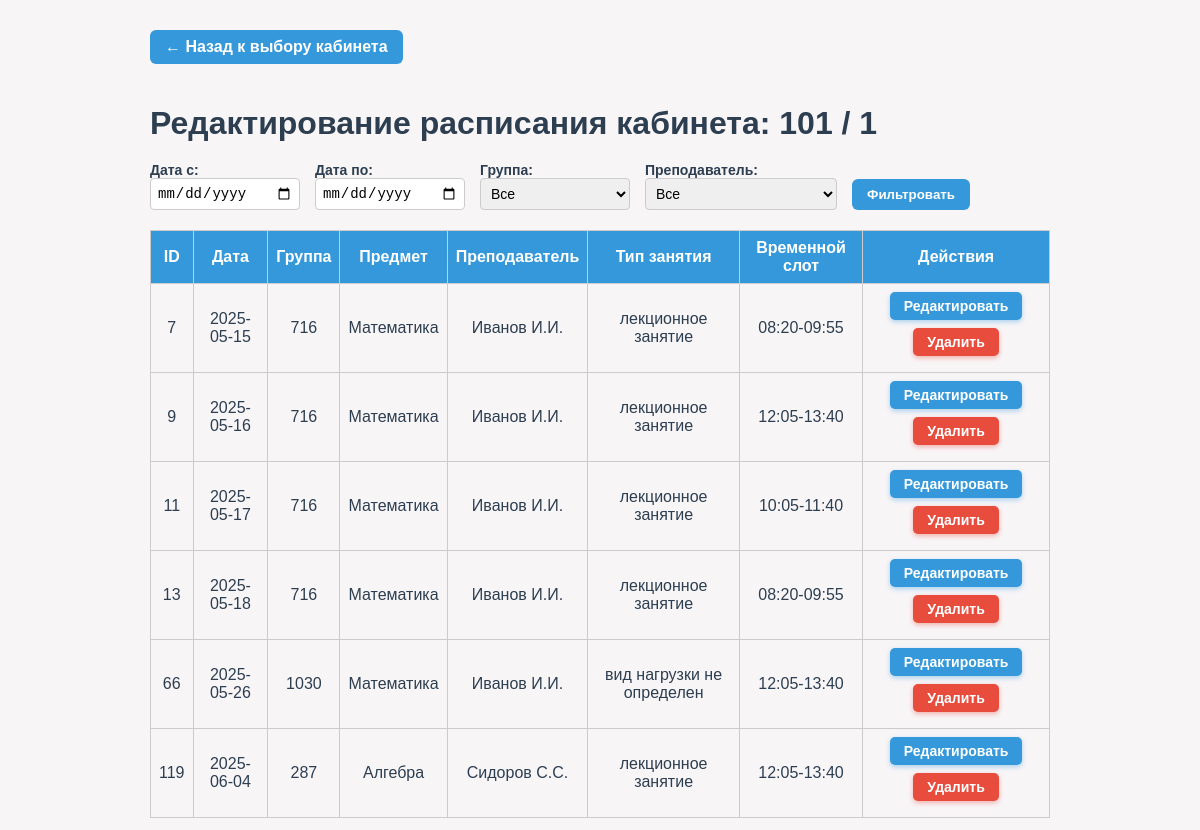
The page /rooms_admin.php?room_id=1 (signed in) on the database its author committed.
### tables this page shows
CREATE TABLE `rooms` (
  `id` int NOT NULL AUTO_INCREMENT,
  `number` varchar(20) NOT NULL,
  `building` varchar(50) DEFAULT NULL,
  PRIMARY KEY (`id`)
);

CREATE TABLE `schedule` (
  `id` int NOT NULL AUTO_INCREMENT,
  `date` date NOT NULL,
  `group_id` int NOT NULL,
  `teacher_id` int NOT NULL,
  `subject_id` int NOT NULL,
  `room_id` int NOT NULL,
  `lesson_type_id` int DEFAULT NULL,
  `time_slot_id` int DEFAULT NULL,
  PRIMARY KEY (`id`),
  UNIQUE KEY `unique_group_time` (`date`,`time_slot_id`,`group_id`),
  UNIQUE KEY `unique_teacher_time` (`date`,`time_slot_id`,`teacher_id`),
  UNIQUE KEY `unique_room_time` (`date`,`time_slot_id`,`room_id`),
  KEY `group_id` (`group_id`),
  KEY `teacher_id` (`teacher_id`),
  KEY `subject_id` (`subject_id`),
  KEY `room_id` (`room_id`),
  KEY `lesson_type_id` (`lesson_type_id`),
  KEY `idx_date_time` (`date`),
  KEY `fk_schedule_time_slot` (`time_slot_id`),
  CONSTRAINT `fk_schedule_time_slot` FOREIGN KEY (`time_slot_id`) REFERENCES `time_slots` (`id`) ON DELETE RESTRICT ON UPDATE CASCADE,
  CONSTRAINT `schedule_ibfk_1` FOREIGN KEY (`group_id`) REFERENCES `groups` (`id`) ON DELETE CASCADE,
  CONSTRAINT `schedule_ibfk_2` FOREIGN KEY (`teacher_id`) REFERENCES `teachers` (`id`) ON DELETE CASCADE,
  CONSTRAINT `schedule_ibfk_3` FOREIGN KEY (`subject_id`) REFERENCES `subjects` (`id`) ON DELETE CASCADE,
  CONSTRAINT `schedule_ibfk_4` FOREIGN KEY (`room_id`) REFERENCES `rooms` (`id`) ON DELETE CASCADE,
  CONSTRAINT `schedule_ibfk_5` FOREIGN KEY (`lesson_type_id`) REFERENCES `lesson_types` (`id`) ON DELETE SET NULL
);

CREATE TABLE `groups` (
  `id` int NOT NULL AUTO_INCREMENT,
  `name` varchar(100) NOT NULL,
  `faculty` varchar(100) DEFAULT NULL,
  `course` int DEFAULT NULL,
  PRIMARY KEY (`id`),
  UNIQUE KEY `name` (`name`)
);

CREATE TABLE `subjects` (
  `id` int NOT NULL AUTO_INCREMENT,
  `name` varchar(150) NOT NULL,
  `description` text,
  PRIMARY KEY (`id`)
);

CREATE TABLE `teachers` (
  `id` int NOT NULL AUTO_INCREMENT,
  `full_name` varchar(150) NOT NULL,
  `Кафедра` varchar(100) DEFAULT NULL,
  PRIMARY KEY (`id`)
);

CREATE TABLE `lesson_types` (
  `id` int NOT NULL AUTO_INCREMENT,
  `name` varchar(50) NOT NULL,
  PRIMARY KEY (`id`),
  UNIQUE KEY `name` (`name`)
);

CREATE TABLE `time_slots` (
  `id` int NOT NULL AUTO_INCREMENT,
  `start_time` time NOT NULL,
  `end_time` time NOT NULL,
  `label` varchar(20) NOT NULL,
  PRIMARY KEY (`id`),
  UNIQUE KEY `label` (`label`)
);

### rooms_admin.php (the view, shortened to what this page needs)
<?php
$conn = getDbConnection();
$roomId = isset($_GET['room_id']) ? intval($_GET['room_id']) : 0;
$stmt = $conn->prepare("SELECT number, building FROM rooms WHERE id = ?");
$stmt->bind_param("i", $roomId);
$stmt->execute();
$res = $stmt->get_result();
if ($row = $res->fetch_assoc()) {
    $roomNumber = $row['number'];
    $roomBuilding = $row['building'];
} else {
    die("Кабинет не найден");
}
$dateFrom = $_GET['date_from'] ?? '';
$dateTo = $_GET['date_to'] ?? '';
$where = ["s.room_id = ?"];
$params = [$roomId];
$types = "i";
$whereSql = implode(" AND ", $where);
$sql = "
SELECT
    s.id,
    s.date,
    s.group_id,
    g.name AS group_name,
    s.subject_id,
    sub.name AS subject_name,
    s.teacher_id,
    t.full_name AS teacher_name,
    s.lesson_type_id,
    lt.name AS lesson_type_name,
    s.time_slot_id,
    ts.label AS time_slot_label
FROM schedule s
LEFT JOIN `groups` g ON s.group_id = g.id
LEFT JOIN subjects sub ON s.subject_id = sub.id
LEFT JOIN teachers t ON s.teacher_id = t.id
LEFT JOIN lesson_types lt ON s.lesson_type_id = lt.id
LEFT JOIN time_slots ts ON s.time_slot_id = ts.id
WHERE $whereSql
ORDER BY s.date, s.time_slot_id;
";
$stmt = $conn->prepare($sql);
$bindParams = [];
$bindParams[] = &$types;
for ($i = 0; $i < count($params); $i++) {
    $bindParams[] = &$params[$i];
}
call_user_func_array([$stmt, 'bind_param'], $bindParams);
$stmt->execute();
$result = $stmt->get_result();
$schedule = [];
while ($row = $result->fetch_assoc()) {
    $schedule[] = $row;
}
?>
<!DOCTYPE html>
<html lang="ru">
<head>
    <link rel="stylesheet" href="sidebar.css" />
</head>
<body>
    <a href="admin_rooms_select.php" class="btn-back">← Назад к выбору кабинета</a>
    <h1>Редактирование расписания кабинета: <?= htmlspecialchars($roomNumber) ?> /
        <?= htmlspecialchars($roomBuilding) ?></h1>
    <form method="GET" class="filter-form" action="rooms_admin.php">
        <label>
            Дата с:
            <input type="date" name="date_from" value="<?= htmlspecialchars($dateFrom) ?>">
        </label>
        <label>
            Дата по:
            <input type="date" name="date_to" value="<?= htmlspecialchars($dateTo) ?>">
        </label>
        <label>
            Группа:
            <select name="group_id">
                <option value="">Все</option>
            </select>
        </label>
        <label>
            Преподаватель:
            <select name="teacher_id">
                <option value="">Все</option>
            </select>
        </label>
        <button type="submit">Фильтровать</button>
    </form>
    <?php if (empty($schedule)): ?>
        <p>Записи отсутствуют.</p>
    <?php else: ?>
        <table>
            <thead>
                <tr>
                    <th>ID</th>
                    <th>Дата</th>
                    <th>Группа</th>
                    <th>Предмет</th>
                    <th>Преподаватель</th>
                    <th>Тип занятия</th>
                    <th>Временной слот</th>
                    <th>Действия</th>
                </tr>
            </thead>
            <tbody>
                <?php foreach ($schedule as $row): ?>
                    <tr data-id="<?= $row['id'] ?>">
                        <td><?= $row['id'] ?></td>
                        <td class="editable" data-field="date" data-value="<?= htmlspecialchars($row['date']) ?>">
                            <?= htmlspecialchars($row['date']) ?></td>
                        <td class="editable" data-field="group_id" data-value="<?= $row['group_id'] ?>">
                            <?= htmlspecialchars($row['group_name']) ?></td>
                        <td class="editable" data-field="subject_id" data-value="<?= $row['subject_id'] ?>">
                            <?= htmlspecialchars($row['subject_name']) ?></td>
                        <td class="editable" data-field="teacher_id" data-value="<?= $row['teacher_id'] ?>">
                            <?= htmlspecialchars($row['teacher_name']) ?></td>
                        <td class="editable" data-field="lesson_type_id" data-value="<?= $row['lesson_type_id'] ?>">
                            <?= htmlspecialchars($row['lesson_type_name']) ?></td>
                        <td class="editable" data-field="time_slot_id" data-value="<?= $row['time_slot_id'] ?>">
                            <?= htmlspecialchars($row['time_slot_label']) ?></td>
                        <td>
                            <button class="edit-btn">Редактировать</button>
                            <form method="POST" onsubmit="return confirm('Удалить запись ID <?= $row['id'] ?>?');"
                                style="display:inline;">
                                <button type="submit" class="delete-btn">Удалить</button>
                            </form>
                        </td>
                    </tr>
                <?php endforeach; ?>
            </tbody>
        </table>
    <?php endif; ?>
</body>
</html>

### sidebar.css (style rules this page uses)
:root { --main-bg: #f8f5f7; --sidebar-bg: #7b203a; --sidebar-bg-dark: #5c162b; --sidebar-accent: #a83250; --sidebar-hover: #c0395b; --sidebar-footer: #a83250; --card-bg: #fff; --card-hover-bg: linear-gradient(135deg, #a83250 0%, #7b203a 100%); --card-hover-color: #fff; --text-main: #2c3e50; --text-light: #fff; --text-muted: #e8c6d0; --shadow: 0 6px 18px rgba(123, 32, 58, 0.10); --shadow-hover: 0 12px 28px rgba(123, 32, 58, 0.15); }
* { box-sizing: border-box; }
body, html { margin: 0; padding: 0; height: 100%; font-family: 'Segoe UI', Tahoma, Geneva, Verdana, sans-serif; background: var(--main-bg); color: var(--text-main); }
a { text-decoration: none; color: inherit; }

### rooms_admin.php (style rules this page uses)
body { font-family: Arial, sans-serif; max-width: 900px; margin: 30px auto; }
h1 { margin-bottom: 20px; }
table { border-collapse: collapse; width: 100%; }
th, td { border: 1px solid #ccc; padding: 8px; text-align: center; }
th { background-color: #3498db; color: white; }
button.edit-btn, button.cancel-btn, button.delete-btn { background-color: #3498db; border: none; color: white; padding: 6px 14px; border-radius: 5px; cursor: pointer; font-weight: 600; font-size: 14px; transition: background-color 0.3s ease, box-shadow 0.3s ease; box-shadow: 0 2px 5px rgba(52, 152, 219, 0.4); user-select: none; margin-bottom: 8px; }
button.delete-btn { background-color: #e74c3c; box-shadow: 0 2px 5px rgba(231, 76, 60, 0.4); }
a.btn-back { display: inline-block; margin-bottom: 20px; background-color: #3498db; color: white; padding: 8px 15px; border-radius: 6px; text-decoration: none; font-weight: bold; }
form.filter-form { margin-bottom: 20px; display: flex; gap: 15px; flex-wrap: wrap; align-items: flex-end; }
form.filter-form label { display: flex; flex-direction: column; font-weight: bold; font-size: 14px; }
form.filter-form input, form.filter-form select { padding: 6px; font-size: 14px; border-radius: 4px; border: 1px solid #ccc; min-width: 150px; }
form.filter-form button { padding: 8px 15px; background-color: #3498db; color: white; border: none; border-radius: 6px; cursor: pointer; font-weight: bold; }

### rows shown on the page
rooms: number "101", building "1"
schedule: id "7", date "2025-05-15", group.name "716", subject.name "Математика", teacher.full_name "Иванов И.И.", lesson_type.name "лекционное занятие", time_slot.label "08:20-09:55"
schedule: id "9", date "2025-05-16", group.name "716", subject.name "Математика", teacher.full_name "Иванов И.И.", lesson_type.name "лекционное занятие", time_slot.label "12:05-13:40"
schedule: id "11", date "2025-05-17", group.name "716", subject.name "Математика", teacher.full_name "Иванов И.И.", lesson_type.name "лекционное занятие", time_slot.label "10:05-11:40"
schedule: id "13", date "2025-05-18", group.name "716", subject.name "Математика", teacher.full_name "Иванов И.И.", lesson_type.name "лекционное занятие", time_slot.label "08:20-09:55"
schedule: id "66", date "2025-05-26", group.name "1030", subject.name "Математика", teacher.full_name "Иванов И.И.", lesson_type.name "вид нагрузки не определен", time_slot.label "12:05-13:40"
schedule: id "119", date "2025-06-04", group.name "287", subject.name "Алгебра", teacher.full_name "Сидоров С.С.", lesson_type.name "лекционное занятие", time_slot.label "12:05-13:40"
